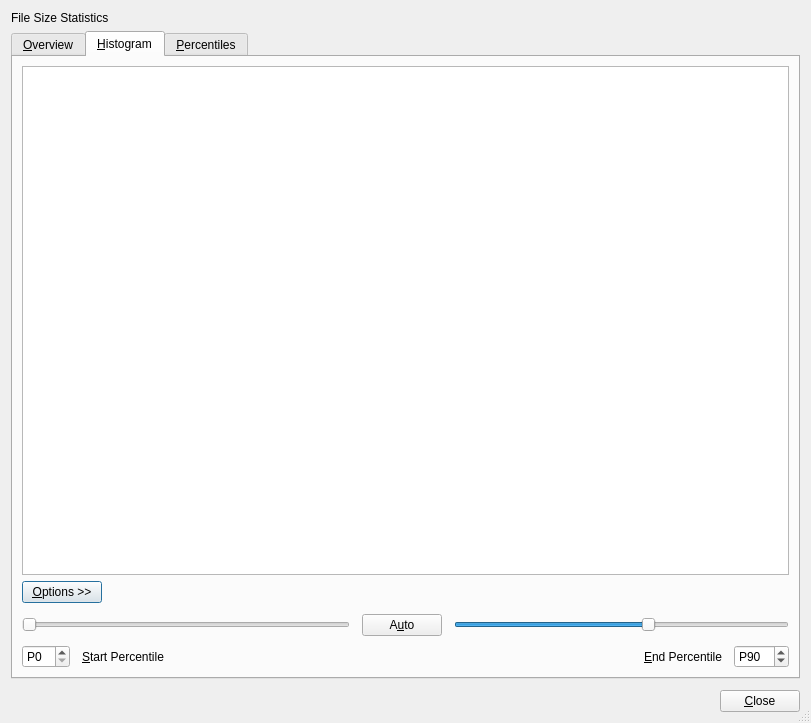
<?xml version="1.0" encoding="UTF-8"?>
<ui version="4.0">
 <class>FileSizeStatsWindow</class>
 <widget class="QDialog" name="FileSizeStatsWindow">
  <property name="geometry">
   <rect>
    <x>0</x>
    <y>0</y>
    <width>811</width>
    <height>723</height>
   </rect>
  </property>
  <property name="windowTitle">
   <string>File Size Statistics</string>
  </property>
  <property name="sizeGripEnabled">
   <bool>true</bool>
  </property>
  <layout class="QVBoxLayout" name="verticalLayout">
   <item>
    <widget class="QLabel" name="heading">
     <property name="text">
      <string>File Size Statistics</string>
     </property>
    </widget>
   </item>
   <item>
    <widget class="QTabWidget" name="tabWidget">
     <property name="tabPosition">
      <enum>QTabWidget::North</enum>
     </property>
     <property name="currentIndex">
      <number>1</number>
     </property>
     <widget class="QWidget" name="overviewPage">
      <attribute name="title">
       <string>&amp;Overview</string>
      </attribute>
      <layout class="QVBoxLayout" name="verticalLayout_3">
       <item>
        <widget class="QTextEdit" name="content">
         <property name="font">
          <font>
           <family>DejaVu Sans Mono</family>
          </font>
         </property>
         <property name="undoRedoEnabled">
          <bool>false</bool>
         </property>
         <property name="html">
          <string>&lt;!DOCTYPE HTML PUBLIC &quot;-//W3C//DTD HTML 4.0//EN&quot; &quot;http://www.w3.org/TR/REC-html40/strict.dtd&quot;&gt;
&lt;html&gt;&lt;head&gt;&lt;meta name=&quot;qrichtext&quot; content=&quot;1&quot; /&gt;&lt;style type=&quot;text/css&quot;&gt;
p, li { white-space: pre-wrap; }
&lt;/style&gt;&lt;/head&gt;&lt;body style=&quot; font-family:'DejaVu Sans Mono'; font-size:10pt; font-weight:400; font-style:normal;&quot;&gt;
&lt;p style=&quot;-qt-paragraph-type:empty; margin-top:0px; margin-bottom:0px; margin-left:0px; margin-right:0px; -qt-block-indent:0; text-indent:0px;&quot;&gt;&lt;br /&gt;&lt;/p&gt;&lt;/body&gt;&lt;/html&gt;</string>
         </property>
         <property name="textInteractionFlags">
          <set>Qt::TextSelectableByMouse</set>
         </property>
        </widget>
       </item>
      </layout>
     </widget>
     <widget class="QWidget" name="histogramPage">
      <attribute name="title">
       <string>&amp;Histogram</string>
      </attribute>
      <layout class="QVBoxLayout" name="verticalLayout_5">
       <item>
        <widget class="QDirStat::HistogramView" name="histogramView"/>
       </item>
       <item>
        <layout class="QHBoxLayout" name="optionsButtonLayout">
         <item>
          <widget class="QPushButton" name="optionsButton">
           <property name="text">
            <string>&amp;Options &gt;&gt;</string>
           </property>
          </widget>
         </item>
         <item>
          <spacer name="horizontalSpacer_2">
           <property name="orientation">
            <enum>Qt::Horizontal</enum>
           </property>
           <property name="sizeHint" stdset="0">
            <size>
             <width>248</width>
             <height>20</height>
            </size>
           </property>
          </spacer>
         </item>
        </layout>
       </item>
       <item>
        <widget class="QWidget" name="optionsPanel" native="true">
         <layout class="QVBoxLayout" name="verticalLayout_2">
          <property name="spacing">
           <number>7</number>
          </property>
          <property name="leftMargin">
           <number>0</number>
          </property>
          <property name="topMargin">
           <number>5</number>
          </property>
          <property name="rightMargin">
           <number>0</number>
          </property>
          <property name="bottomMargin">
           <number>0</number>
          </property>
          <item>
           <layout class="QGridLayout" name="percentilesGridLayout">
            <property name="horizontalSpacing">
             <number>12</number>
            </property>
            <property name="verticalSpacing">
             <number>9</number>
            </property>
            <item row="0" column="0" colspan="2">
             <widget class="QSlider" name="startPercentileSlider">
              <property name="maximum">
               <number>24</number>
              </property>
              <property name="orientation">
               <enum>Qt::Horizontal</enum>
              </property>
             </widget>
            </item>
            <item row="0" column="2">
             <widget class="QPushButton" name="autoButton">
              <property name="sizePolicy">
               <sizepolicy hsizetype="Maximum" vsizetype="Fixed">
                <horstretch>0</horstretch>
                <verstretch>0</verstretch>
               </sizepolicy>
              </property>
              <property name="text">
               <string>A&amp;uto</string>
              </property>
             </widget>
            </item>
            <item row="0" column="3" colspan="2">
             <widget class="QSlider" name="endPercentileSlider">
              <property name="minimum">
               <number>76</number>
              </property>
              <property name="maximum">
               <number>100</number>
              </property>
              <property name="value">
               <number>90</number>
              </property>
              <property name="orientation">
               <enum>Qt::Horizontal</enum>
              </property>
             </widget>
            </item>
            <item row="1" column="0">
             <widget class="QSpinBox" name="startPercentileSpinBox">
              <property name="sizePolicy">
               <sizepolicy hsizetype="Maximum" vsizetype="Fixed">
                <horstretch>0</horstretch>
                <verstretch>0</verstretch>
               </sizepolicy>
              </property>
              <property name="prefix">
               <string>P</string>
              </property>
              <property name="maximum">
               <number>24</number>
              </property>
             </widget>
            </item>
            <item row="1" column="1">
             <widget class="QLabel" name="startPercentileLabel">
              <property name="text">
               <string>&amp;Start Percentile</string>
              </property>
              <property name="buddy">
               <cstring>startPercentileSpinBox</cstring>
              </property>
             </widget>
            </item>
            <item row="1" column="3">
             <widget class="QLabel" name="endPercentileLabel">
              <property name="text">
               <string>&amp;End Percentile</string>
              </property>
              <property name="alignment">
               <set>Qt::AlignRight|Qt::AlignTrailing|Qt::AlignVCenter</set>
              </property>
              <property name="buddy">
               <cstring>endPercentileSpinBox</cstring>
              </property>
             </widget>
            </item>
            <item row="1" column="4">
             <widget class="QSpinBox" name="endPercentileSpinBox">
              <property name="sizePolicy">
               <sizepolicy hsizetype="Maximum" vsizetype="Fixed">
                <horstretch>0</horstretch>
                <verstretch>0</verstretch>
               </sizepolicy>
              </property>
              <property name="prefix">
               <string>P</string>
              </property>
              <property name="minimum">
               <number>76</number>
              </property>
              <property name="maximum">
               <number>100</number>
              </property>
              <property name="value">
               <number>90</number>
              </property>
             </widget>
            </item>
           </layout>
          </item>
         </layout>
        </widget>
       </item>
      </layout>
     </widget>
     <widget class="QWidget" name="percentilePage">
      <attribute name="title">
       <string>&amp;Percentiles</string>
      </attribute>
      <layout class="QVBoxLayout" name="verticalLayout_4">
       <item>
        <layout class="QHBoxLayout" name="topComboBoxLayout">
         <item>
          <spacer name="comboBoxSpacer">
           <property name="orientation">
            <enum>Qt::Horizontal</enum>
           </property>
           <property name="sizeHint" stdset="0">
            <size>
             <width>40</width>
             <height>20</height>
            </size>
           </property>
          </spacer>
         </item>
         <item>
          <widget class="QComboBox" name="percentileFilterComboBox">
           <property name="editable">
            <bool>false</bool>
           </property>
           <item>
            <property name="text">
             <string>Interesting only</string>
            </property>
           </item>
           <item>
            <property name="text">
             <string>Show all</string>
            </property>
           </item>
          </widget>
         </item>
        </layout>
       </item>
       <item>
        <widget class="QTableWidget" name="percentileTable">
         <property name="rowCount">
          <number>100</number>
         </property>
         <property name="columnCount">
          <number>3</number>
         </property>
         <attribute name="verticalHeaderVisible">
          <bool>false</bool>
         </attribute>
         <row/>
         <row/>
         <row/>
         <row/>
         <row/>
         <row/>
         <row/>
         <row/>
         <row/>
         <row/>
         <row/>
         <row/>
         <row/>
         <row/>
         <row/>
         <row/>
         <row/>
         <row/>
         <row/>
         <row/>
         <row/>
         <row/>
         <row/>
         <row/>
         <row/>
         <row/>
         <row/>
         <row/>
         <row/>
         <row/>
         <row/>
         <row/>
         <row/>
         <row/>
         <row/>
         <row/>
         <row/>
         <row/>
         <row/>
         <row/>
         <row/>
         <row/>
         <row/>
         <row/>
         <row/>
         <row/>
         <row/>
         <row/>
         <row/>
         <row/>
         <row/>
         <row/>
         <row/>
         <row/>
         <row/>
         <row/>
         <row/>
         <row/>
         <row/>
         <row/>
         <row/>
         <row/>
         <row/>
         <row/>
         <row/>
         <row/>
         <row/>
         <row/>
         <row/>
         <row/>
         <row/>
         <row/>
         <row/>
         <row/>
         <row/>
         <row/>
         <row/>
         <row/>
         <row/>
         <row/>
         <row/>
         <row/>
         <row/>
         <row/>
         <row/>
         <row/>
         <row/>
         <row/>
         <row/>
         <row/>
         <row/>
         <row/>
         <row/>
         <row/>
         <row/>
         <row/>
         <row/>
         <row/>
         <row/>
         <row/>
         <column/>
         <column/>
         <column/>
        </widget>
       </item>
      </layout>
     </widget>
    </widget>
   </item>
   <item>
    <layout class="QHBoxLayout" name="buttonBoxLayout">
     <property name="topMargin">
      <number>5</number>
     </property>
     <item>
      <spacer name="buttonBoxSpacer">
       <property name="orientation">
        <enum>Qt::Horizontal</enum>
       </property>
       <property name="sizeHint" stdset="0">
        <size>
         <width>40</width>
         <height>20</height>
        </size>
       </property>
      </spacer>
     </item>
     <item>
      <widget class="QPushButton" name="closeButton">
       <property name="sizePolicy">
        <sizepolicy hsizetype="Preferred" vsizetype="Fixed">
         <horstretch>0</horstretch>
         <verstretch>0</verstretch>
        </sizepolicy>
       </property>
       <property name="text">
        <string>&amp;Close</string>
       </property>
      </widget>
     </item>
    </layout>
   </item>
  </layout>
 </widget>
 <customwidgets>
  <customwidget>
   <class>QDirStat::HistogramView</class>
   <extends>QGraphicsView</extends>
   <header>HistogramView.h</header>
  </customwidget>
 </customwidgets>
 <tabstops>
  <tabstop>tabWidget</tabstop>
  <tabstop>histogramView</tabstop>
  <tabstop>optionsButton</tabstop>
  <tabstop>startPercentileSlider</tabstop>
  <tabstop>autoButton</tabstop>
  <tabstop>endPercentileSlider</tabstop>
  <tabstop>startPercentileSpinBox</tabstop>
  <tabstop>endPercentileSpinBox</tabstop>
  <tabstop>content</tabstop>
  <tabstop>percentileFilterComboBox</tabstop>
  <tabstop>percentileTable</tabstop>
  <tabstop>closeButton</tabstop>
 </tabstops>
 <resources/>
 <connections>
  <connection>
   <sender>closeButton</sender>
   <signal>clicked()</signal>
   <receiver>FileSizeStatsWindow</receiver>
   <slot>reject()</slot>
   <hints>
    <hint type="sourcelabel">
     <x>627</x>
     <y>621</y>
    </hint>
    <hint type="destinationlabel">
     <x>199</x>
     <y>149</y>
    </hint>
   </hints>
  </connection>
  <connection>
   <sender>endPercentileSlider</sender>
   <signal>valueChanged(int)</signal>
   <receiver>endPercentileSpinBox</receiver>
   <slot>setValue(int)</slot>
   <hints>
    <hint type="sourcelabel">
     <x>457</x>
     <y>520</y>
    </hint>
    <hint type="destinationlabel">
     <x>647</x>
     <y>553</y>
    </hint>
   </hints>
  </connection>
  <connection>
   <sender>startPercentileSlider</sender>
   <signal>valueChanged(int)</signal>
   <receiver>startPercentileSpinBox</receiver>
   <slot>setValue(int)</slot>
   <hints>
    <hint type="sourcelabel">
     <x>72</x>
     <y>520</y>
    </hint>
    <hint type="destinationlabel">
     <x>48</x>
     <y>549</y>
    </hint>
   </hints>
  </connection>
  <connection>
   <sender>endPercentileSpinBox</sender>
   <signal>valueChanged(int)</signal>
   <receiver>endPercentileSlider</receiver>
   <slot>setValue(int)</slot>
   <hints>
    <hint type="sourcelabel">
     <x>631</x>
     <y>563</y>
    </hint>
    <hint type="destinationlabel">
     <x>412</x>
     <y>517</y>
    </hint>
   </hints>
  </connection>
  <connection>
   <sender>startPercentileSpinBox</sender>
   <signal>valueChanged(int)</signal>
   <receiver>startPercentileSlider</receiver>
   <slot>setValue(int)</slot>
   <hints>
    <hint type="sourcelabel">
     <x>27</x>
     <y>554</y>
    </hint>
    <hint type="destinationlabel">
     <x>67</x>
     <y>527</y>
    </hint>
   </hints>
  </connection>
 </connections>
</ui>
